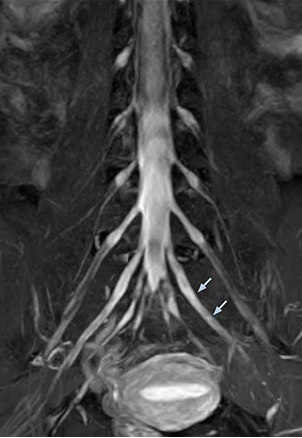
#> input picture 5.jpg, 302 x 438 px
$ python que2.py
#> lines starting #> are read from the running program, lines starting #| are printed output that depends on the picture; after the words box and inside, x2 and y2 are one past the last pixel; in counts of white or black regions, pixels touching at a corner belong together; long printed decimals are rounded
#!/usr/bin/env python3
# -*- coding: utf-8 -*-
"""
Created on Mon Aug 28 12:21:12 2023

@author: bmiit202006100110086
"""


import cv2
import numpy as np
import matplotlib.pyplot as plt


img4=cv2.imread("5.jpg",0)
#> img4: shape (438, 302); min 0, max 255, mean 64.5

avg=np.mean(img4)
#> avg = 64.46
print(avg)
#| 64.461


withb=np.zeros((img4.shape[0],img4.shape[1]),dtype='uint8')
withoutb=np.zeros((img4.shape[0],img4.shape[1]),dtype='uint8')

for i in range(0,img4.shape[0]):

    for j in range(0,img4.shape[1]):

        if img4[i,j]>=85 and img4[i,j]<=255:
            withb[i,j]=255
            withoutb[i,j]=255
        else:
            withb[i,j]=img4[i][j]
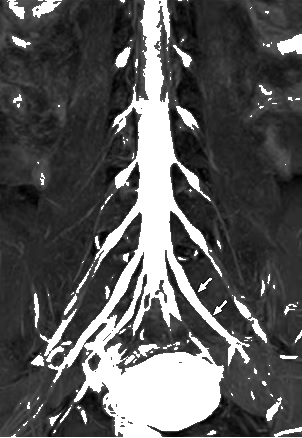
#> withb: shape (438, 302); min 0, max 255, mean 88.4
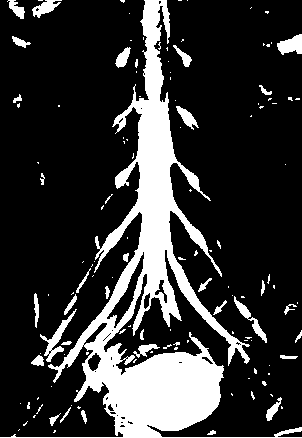
#> withoutb: shape (438, 302); 20.4% white; 128 white regions (94 under 20 px), largest, box (x1, y1, x2, y2) and area: (0, 0, 302, 438) 22942, (40, 309, 77, 362) 422, (277, 34, 302, 55) 347


cv2.imshow("orignal img",img4)

cv2.imshow("with background",withb)
cv2.imshow("with out background",withoutb)

cv2.imshow("orignal img4",img4)

cv2.waitKey(0)
cv2.destroyAllWindows()

$ run again, with 10.jpg copied over 5.jpg
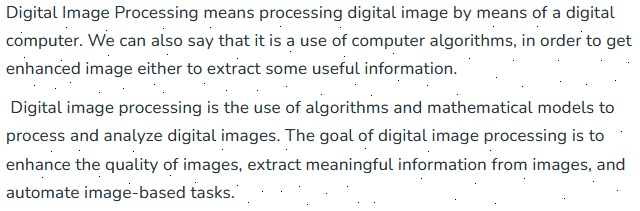
#> input picture 10.jpg, 640 x 211 px
#> avg = 237.4
#| 237.379
#> after the loop `for i in range(0,img4.shape[0]):`:
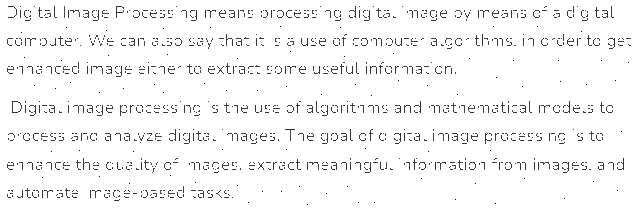
#> withb: shape (211, 640); min 0, max 255, mean 246
#> after the loop `for i in range(0,img4.shape[0]):`:
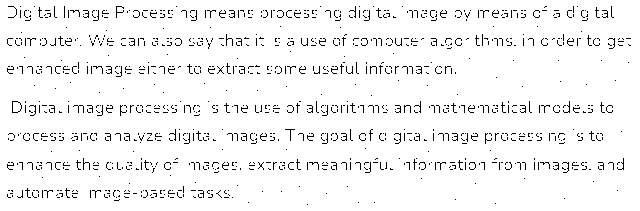
#> withoutb: shape (211, 640); 95.4% white; black in thin lines or dots
